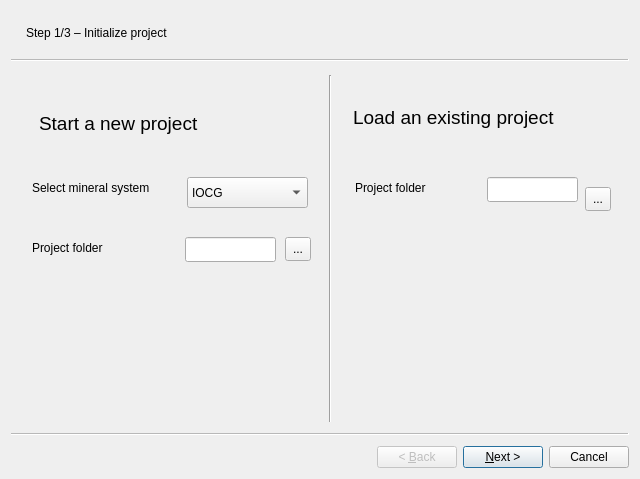
<?xml version="1.0" encoding="UTF-8"?>
<ui version="4.0">
 <class>Wizard</class>
 <widget class="QWizard" name="Wizard">
  <property name="geometry">
   <rect>
    <x>0</x>
    <y>0</y>
    <width>640</width>
    <height>479</height>
   </rect>
  </property>
  <property name="windowTitle">
   <string>EIS Wizard</string>
  </property>
  <property name="autoFillBackground">
   <bool>false</bool>
  </property>
  <property name="styleSheet">
   <string notr="true"/>
  </property>
  <property name="wizardStyle">
   <enum>QWizard::ClassicStyle</enum>
  </property>
  <widget class="QWizardPage" name="EISWizardProjectPage">
   <property name="title">
    <string/>
   </property>
   <property name="subTitle">
    <string>Step 1/3 – Initialize project</string>
   </property>
   <attribute name="pageId">
    <string notr="true">page1</string>
   </attribute>
   <widget class="QComboBox" name="comboBox">
    <property name="geometry">
     <rect>
      <x>170</x>
      <y>110</y>
      <width>121</width>
      <height>31</height>
     </rect>
    </property>
    <item>
     <property name="text">
      <string>IOCG</string>
     </property>
    </item>
    <item>
     <property name="text">
      <string>Cobalt - VMS</string>
     </property>
    </item>
    <item>
     <property name="text">
      <string>Li - Sn - W</string>
     </property>
    </item>
    <item>
     <property name="text">
      <string>Other</string>
     </property>
    </item>
   </widget>
   <widget class="QLabel" name="label_4">
    <property name="geometry">
     <rect>
      <x>15</x>
      <y>110</y>
      <width>150</width>
      <height>21</height>
     </rect>
    </property>
    <property name="text">
     <string>Select mineral system</string>
    </property>
   </widget>
   <widget class="QLabel" name="label_2">
    <property name="geometry">
     <rect>
      <x>22</x>
      <y>46</y>
      <width>211</width>
      <height>21</height>
     </rect>
    </property>
    <property name="font">
     <font>
      <pointsize>14</pointsize>
     </font>
    </property>
    <property name="text">
     <string>Start a new project</string>
    </property>
   </widget>
   <widget class="QLabel" name="label_5">
    <property name="geometry">
     <rect>
      <x>15</x>
      <y>170</y>
      <width>111</width>
      <height>21</height>
     </rect>
    </property>
    <property name="text">
     <string>Project folder</string>
    </property>
   </widget>
   <widget class="QToolButton" name="toolButton">
    <property name="geometry">
     <rect>
      <x>268</x>
      <y>170</y>
      <width>26</width>
      <height>24</height>
     </rect>
    </property>
    <property name="text">
     <string>...</string>
    </property>
   </widget>
   <widget class="QLineEdit" name="lineEdit">
    <property name="geometry">
     <rect>
      <x>168</x>
      <y>170</y>
      <width>91</width>
      <height>25</height>
     </rect>
    </property>
   </widget>
   <widget class="QLabel" name="label_6">
    <property name="geometry">
     <rect>
      <x>338</x>
      <y>110</y>
      <width>111</width>
      <height>21</height>
     </rect>
    </property>
    <property name="text">
     <string>Project folder</string>
    </property>
   </widget>
   <widget class="QToolButton" name="toolButton_2">
    <property name="geometry">
     <rect>
      <x>568</x>
      <y>120</y>
      <width>26</width>
      <height>24</height>
     </rect>
    </property>
    <property name="text">
     <string>...</string>
    </property>
   </widget>
   <widget class="QLabel" name="label_3">
    <property name="geometry">
     <rect>
      <x>336</x>
      <y>40</y>
      <width>211</width>
      <height>21</height>
     </rect>
    </property>
    <property name="font">
     <font>
      <pointsize>14</pointsize>
     </font>
    </property>
    <property name="text">
     <string>Load an existing project</string>
    </property>
   </widget>
   <widget class="QLineEdit" name="lineEdit_2">
    <property name="geometry">
     <rect>
      <x>470</x>
      <y>110</y>
      <width>91</width>
      <height>25</height>
     </rect>
    </property>
   </widget>
   <widget class="Line" name="line">
    <property name="geometry">
     <rect>
      <x>303</x>
      <y>8</y>
      <width>20</width>
      <height>351</height>
     </rect>
    </property>
    <property name="autoFillBackground">
     <bool>false</bool>
    </property>
    <property name="styleSheet">
     <string notr="true">color: rgb(255, 255, 255);
border-top-color: rgb(255, 255, 255);
gridline-color: rgb(255, 255, 255);
border-color: rgb(255, 255, 255);
</string>
    </property>
    <property name="orientation">
     <enum>Qt::Vertical</enum>
    </property>
   </widget>
  </widget>
  <widget class="QWizardPage" name="EISWizardDataPage">
   <property name="title">
    <string/>
   </property>
   <property name="subTitle">
    <string>Step 2/3 – Preprocess and explore data</string>
   </property>
   <attribute name="pageId">
    <string notr="true">2</string>
   </attribute>
   <widget class="QLabel" name="label">
    <property name="geometry">
     <rect>
      <x>21</x>
      <y>18</y>
      <width>101</width>
      <height>31</height>
     </rect>
    </property>
    <property name="text">
     <string>Input data</string>
    </property>
   </widget>
   <widget class="QRadioButton" name="radioButton">
    <property name="geometry">
     <rect>
      <x>320</x>
      <y>76</y>
      <width>16</width>
      <height>23</height>
     </rect>
    </property>
    <property name="text">
     <string/>
    </property>
   </widget>
   <widget class="QRadioButton" name="radioButton_3">
    <property name="geometry">
     <rect>
      <x>320</x>
      <y>156</y>
      <width>16</width>
      <height>23</height>
     </rect>
    </property>
    <property name="text">
     <string/>
    </property>
   </widget>
   <widget class="QRadioButton" name="radioButton_2">
    <property name="geometry">
     <rect>
      <x>320</x>
      <y>116</y>
      <width>16</width>
      <height>23</height>
     </rect>
    </property>
    <property name="text">
     <string/>
    </property>
   </widget>
   <widget class="QRadioButton" name="radioButton_4">
    <property name="geometry">
     <rect>
      <x>320</x>
      <y>196</y>
      <width>16</width>
      <height>23</height>
     </rect>
    </property>
    <property name="text">
     <string/>
    </property>
   </widget>
   <widget class="QPushButton" name="pushButton">
    <property name="geometry">
     <rect>
      <x>490</x>
      <y>276</y>
      <width>101</width>
      <height>25</height>
     </rect>
    </property>
    <property name="text">
     <string>Explore data</string>
    </property>
   </widget>
   <widget class="QPushButton" name="pushButton_2">
    <property name="geometry">
     <rect>
      <x>360</x>
      <y>276</y>
      <width>121</width>
      <height>25</height>
     </rect>
    </property>
    <property name="text">
     <string>Preprocess data</string>
    </property>
   </widget>
   <widget class="QLabel" name="label_8">
    <property name="geometry">
     <rect>
      <x>29</x>
      <y>79</y>
      <width>91</width>
      <height>20</height>
     </rect>
    </property>
    <property name="text">
     <string>Conductivity</string>
    </property>
   </widget>
   <widget class="QLabel" name="label_9">
    <property name="geometry">
     <rect>
      <x>30</x>
      <y>117</y>
      <width>91</width>
      <height>20</height>
     </rect>
    </property>
    <property name="text">
     <string>Magnetic</string>
    </property>
   </widget>
   <widget class="QLabel" name="label_10">
    <property name="geometry">
     <rect>
      <x>30</x>
      <y>159</y>
      <width>91</width>
      <height>20</height>
     </rect>
    </property>
    <property name="text">
     <string>Geochemical</string>
    </property>
   </widget>
   <widget class="QLabel" name="label_11">
    <property name="geometry">
     <rect>
      <x>30</x>
      <y>200</y>
      <width>91</width>
      <height>20</height>
     </rect>
    </property>
    <property name="text">
     <string>Structures</string>
    </property>
   </widget>
   <widget class="QGroupBox" name="groupBox">
    <property name="geometry">
     <rect>
      <x>20</x>
      <y>56</y>
      <width>581</width>
      <height>261</height>
     </rect>
    </property>
    <widget class="QgsMapLayerComboBox" name="mMapLayerComboBox">
     <property name="geometry">
      <rect>
       <x>120</x>
       <y>20</y>
       <width>160</width>
       <height>27</height>
      </rect>
     </property>
    </widget>
    <widget class="QgsMapLayerComboBox" name="mMapLayerComboBox_2">
     <property name="geometry">
      <rect>
       <x>120</x>
       <y>60</y>
       <width>160</width>
       <height>27</height>
      </rect>
     </property>
    </widget>
    <widget class="QgsMapLayerComboBox" name="mMapLayerComboBox_3">
     <property name="geometry">
      <rect>
       <x>120</x>
       <y>100</y>
       <width>160</width>
       <height>27</height>
      </rect>
     </property>
    </widget>
    <widget class="QgsMapLayerComboBox" name="mMapLayerComboBox_4">
     <property name="geometry">
      <rect>
       <x>120</x>
       <y>140</y>
       <width>160</width>
       <height>27</height>
      </rect>
     </property>
    </widget>
   </widget>
   <zorder>groupBox</zorder>
   <zorder>label</zorder>
   <zorder>radioButton</zorder>
   <zorder>radioButton_3</zorder>
   <zorder>radioButton_2</zorder>
   <zorder>radioButton_4</zorder>
   <zorder>pushButton</zorder>
   <zorder>pushButton_2</zorder>
   <zorder>label_8</zorder>
   <zorder>label_9</zorder>
   <zorder>label_10</zorder>
   <zorder>label_11</zorder>
  </widget>
  <widget class="QWizardPage" name="EISWizardModelPage">
   <property name="title">
    <string/>
   </property>
   <property name="subTitle">
    <string>Step 3/3 – Run a model</string>
   </property>
   <attribute name="pageId">
    <string notr="true">page3</string>
   </attribute>
  </widget>
 </widget>
 <customwidgets>
  <customwidget>
   <class>QgsMapLayerComboBox</class>
   <extends>QComboBox</extends>
   <header>qgsmaplayercombobox.h</header>
  </customwidget>
 </customwidgets>
 <resources/>
 <connections/>
</ui>
